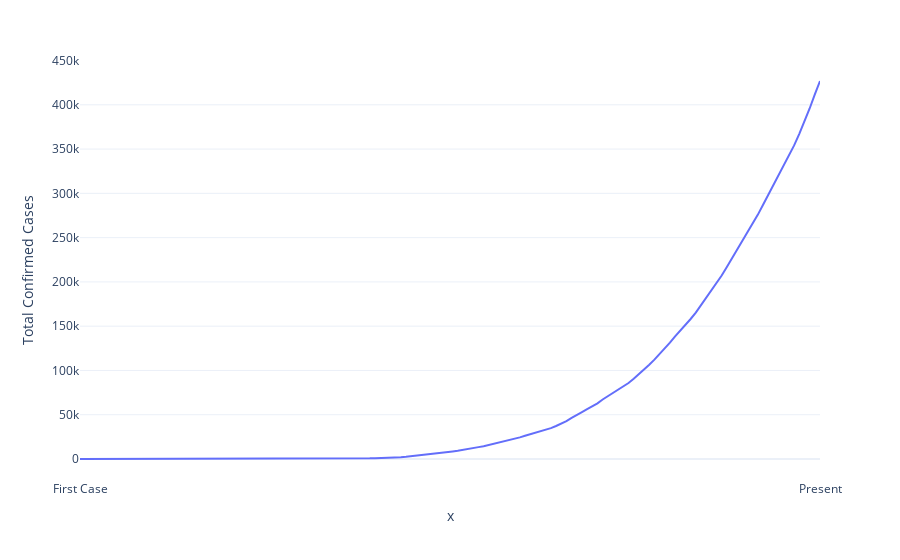

Source (notebook cell):
### Code cell
fig = px.line(x=national_covid_df.Date, y=national_covid_df["Total Confirmed"])
fig.update_xaxes(
    ticktext=["First Case", "Present"],
    tickvals=["30-Jan-2020", national_covid_df.index.max()],
)
fig.update_layout(
    yaxis=dict(title_text="Total Confirmed Cases"),)
fig.show()

### Figure 1 — Plotly figure (JSON) as saved in the notebook; plotly's stock layout.template omitted (floating-point values rounded to 4 significant figures; data arrays with more than 128 entries replaced by an {"elided": "..."} marker saying what was removed)
{"data": [{"hovertemplate": "x=%{x}<br>y=%{y}<extra></extra>", "legendgroup": "", "line": {"color": "#636efa", "dash": "solid"}, "mode": "lines", "name": "", "orientation": "v", "showlegend": false, "type": "scatter", "x": {"elided": "144 str values"}, "xaxis": "x", "y": {"elided": "144 int values"}, "yaxis": "y"}], "layout": {"legend": {"tracegroupgap": 0}, "margin": {"t": 60}, "xaxis": {"anchor": "y", "domain": [0, 1], "ticktext": ["First Case", "Present"], "tickvals": ["30-Jan-2020", 143], "title": {"text": "x"}}, "yaxis": {"anchor": "x", "domain": [0, 1], "title": {"text": "Total Confirmed Cases"}}}}
